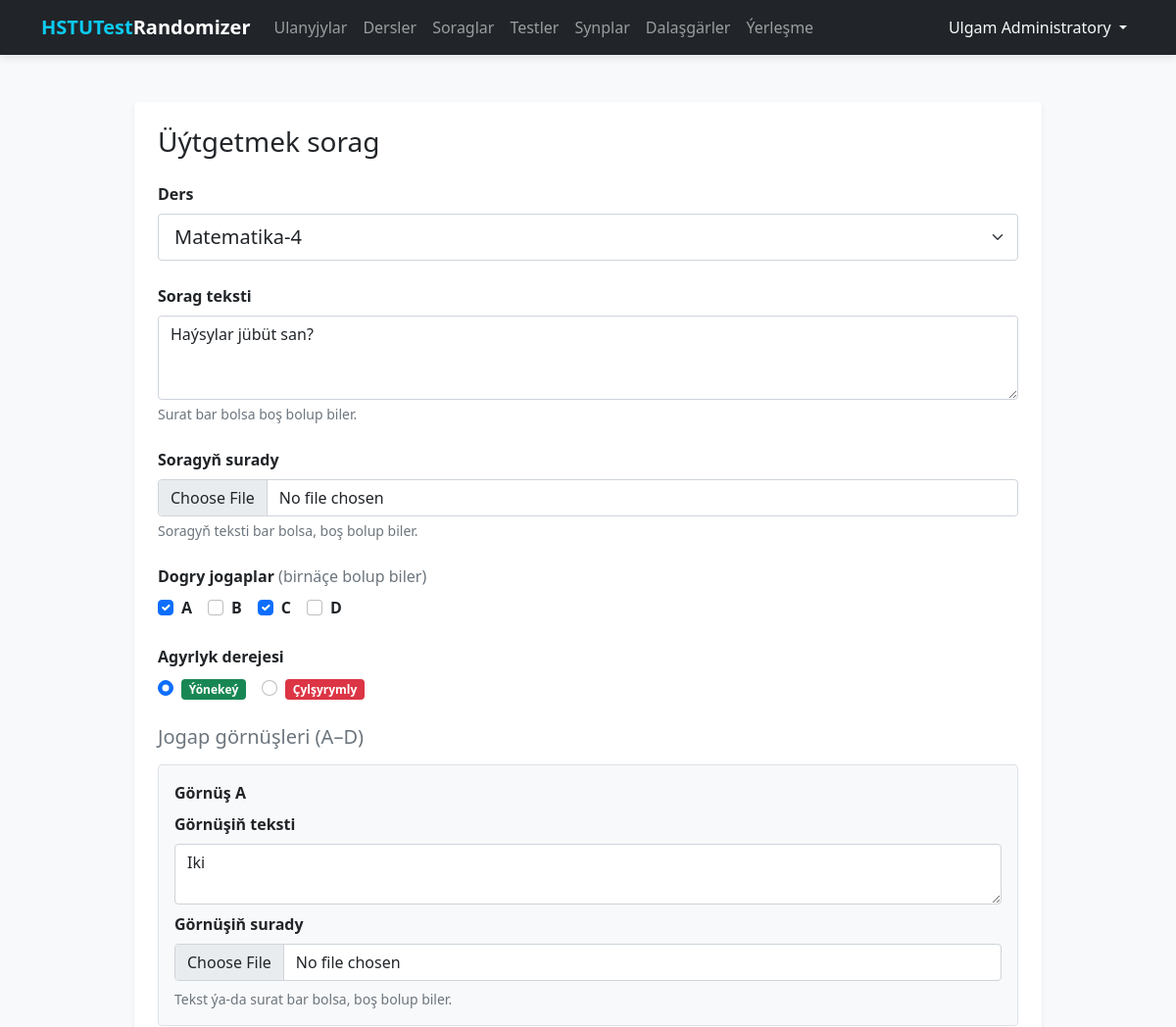
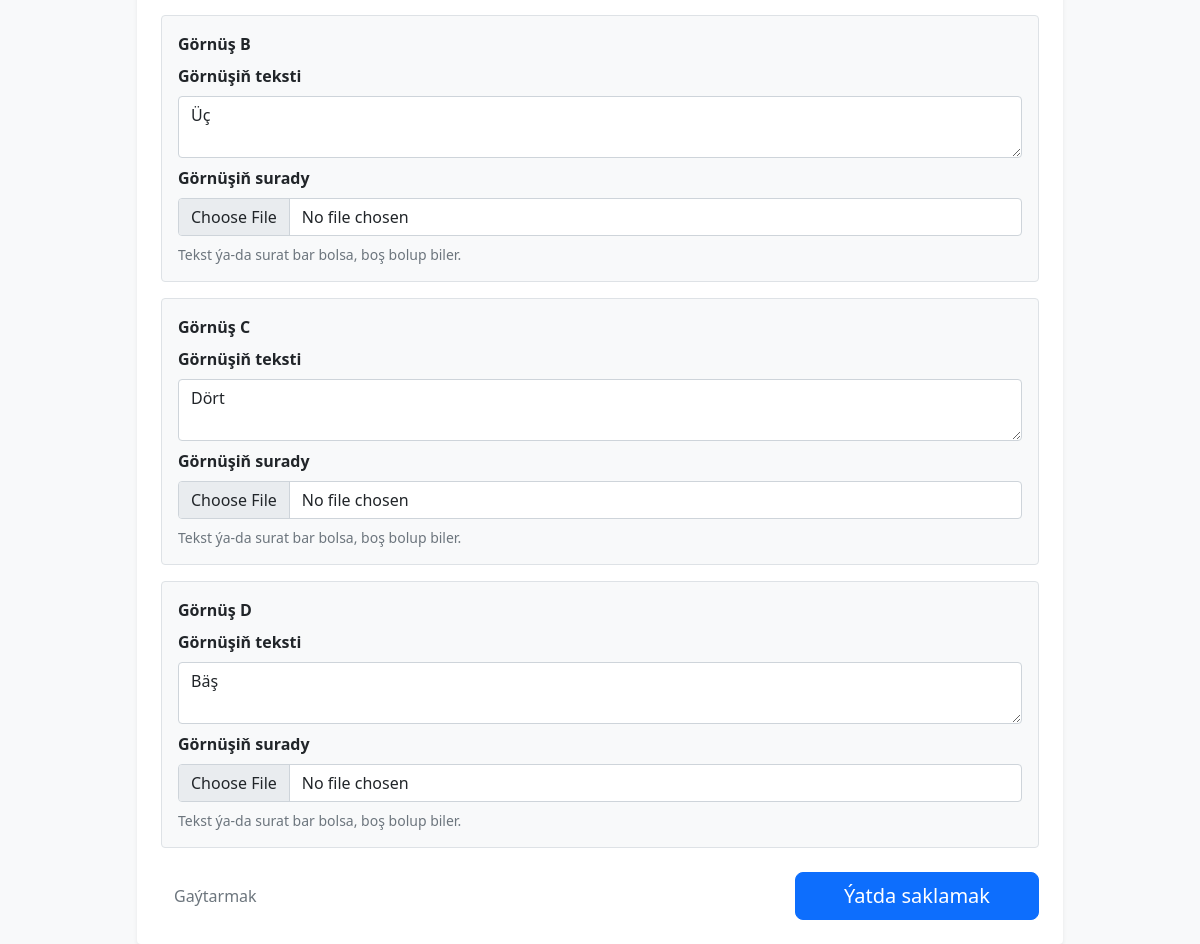
/questions/edit/17 (signed in), run on the app's committed database (2 pictures, top to bottom).
### tables this page shows
CREATE TABLE users (
    id INTEGER PRIMARY KEY AUTOINCREMENT,
    full_name TEXT NOT NULL,
    username TEXT UNIQUE NOT NULL,
    password TEXT NOT NULL
);

CREATE TABLE questions (
    id INTEGER PRIMARY KEY AUTOINCREMENT,
    subject_id INTEGER NOT NULL,
    question_text TEXT,
    question_image TEXT,
    correct_option TEXT NOT NULL,
    difficulty TEXT NOT NULL DEFAULT 'easy' CHECK (difficulty IN ('easy', 'hard')),
    is_active INTEGER DEFAULT 1,
    FOREIGN KEY (subject_id) REFERENCES subjects(id)
);

CREATE TABLE subjects (
    id INTEGER PRIMARY KEY AUTOINCREMENT,
    name TEXT NOT NULL UNIQUE,
    answer_count INTEGER NOT NULL DEFAULT 4,
    is_active INTEGER DEFAULT 1
);

CREATE TABLE question_options (
    question_id INTEGER NOT NULL,
    option_key TEXT NOT NULL CHECK (option_key IN ('a', 'b', 'c', 'd', 'e')),
    option_text TEXT,
    option_image TEXT,
    PRIMARY KEY (question_id, option_key),
    FOREIGN KEY (question_id) REFERENCES questions(id) ON DELETE CASCADE
);

### routes/questions.py (the view, shortened to what this page needs)
@questions_bp.route('/edit/<int:id>', methods=['GET', 'POST'])
@login_required
def edit(id: int):
    db = get_db_connection()
    question, options = _load_question(db, id)
    if not question:
        db.close()
        flash('Sorag tapylmady', 'danger')
        return redirect(url_for('questions.index'))
    subjects = _load_subjects_for_dropdown(db, current_subject_id=question['subject_id'])
    db.close()
    correct_options_list = question['correct_option'].split(',')
    return _render_form(
        question,
        options,
        subjects,
        {'question_text': '', 'correct_options_list': correct_options_list, 'difficulty': question['difficulty']},
        question['subject_id'],
    )

### database.py (called while the page is built)
def get_db_connection():
    conn = sqlite3.connect(DATABASE)
    conn.row_factory = sqlite3.Row
    return conn

### routes/questions.py (called while the page is built)
def _load_question(db, question_id: int):
    question = db.execute('SELECT * FROM questions WHERE id = ?', (question_id,)).fetchone()
    if not question:
        return None, None
    options_rows = db.execute(
        'SELECT option_key, option_text, option_image FROM question_options WHERE question_id = ?',
        (question_id,),
    ).fetchall()
    options = {row['option_key']: dict(row) for row in options_rows}
    for k in OPTION_KEYS:
        options.setdefault(k, {'option_key': k, 'option_text': None, 'option_image': None})
    return question, options

def _load_subjects_for_dropdown(db, current_subject_id=None):
    active_subjects = db.execute(
        'SELECT id, name, is_active, answer_count FROM subjects WHERE is_active = 1 ORDER BY name ASC'
    ).fetchall()
    if current_subject_id is not None:
        current = db.execute(
            'SELECT id, name, is_active, answer_count FROM subjects WHERE id = ?',
            (current_subject_id,),
        ).fetchone()
        if current and not any(s['id'] == current['id'] for s in active_subjects):
            active_subjects = list(active_subjects) + [current]
            active_subjects.sort(key=lambda s: s['name'])
    if not active_subjects:
        active_subjects = db.execute(
            'SELECT id, name, is_active, answer_count FROM subjects ORDER BY name ASC'
        ).fetchall()
    return active_subjects

def _subject_answer_counts(subjects) -> dict:
    return {str(s['id']): s['answer_count'] for s in subjects}

def _render_form(question, options, subjects, draft, current_subject_id):
    return render_template(
        'questions/form.html',
        question=question,
        options=options,
        subjects=subjects,
        draft=draft,
        current_subject_id=current_subject_id,
        option_keys=OPTION_KEYS,
        difficulty_choices=DIFFICULTY_CHOICES,
        difficulty_labels=DIFFICULTY_LABELS,
        subject_answer_counts=_subject_answer_counts(subjects),
    )

### templates/questions/form.html (shortened to what this page needs)
{% extends 'base.html' %}
{% block content %}
<div class="row justify-content-center">
    <div class="col-md-10">
        <div class="main-card shadow-sm p-4 bg-white rounded">
            <h3 class="mb-4">{{ 'Üýtgetmek' if question else 'Täze' }} sorag</h3>
            <form method="POST" enctype="multipart/form-data" id="question_form">
                <div class="mb-4">
                    <label class="form-label fw-bold">Ders</label>
                    <select name="subject_id" id="subject_select" class="form-select form-select-lg" required>
                        {% for s in subjects %}
                        <option value="{{ s.id }}"
                            {% if question and s.id == question.subject_id %}selected{% endif %}
                            {% if not s.is_active and not (question and s.id == question.subject_id) %}disabled{% endif %}>
                            {{ s.name }}{% if s.is_active is defined and not s.is_active %} (bloklanan){% endif %}
                        </option>
                        {% endfor %}
                    </select>
                </div>
                <div class="mb-4">
                    <label class="form-label fw-bold">Sorag teksti</label>
                    <textarea name="question_text" id="question_text_field" class="form-control" rows="3"
                        >{{ question.question_text if question else draft.get('question_text', '') }}</textarea>
                    <div class="form-text mt-1">Surat bar bolsa boş bolup biler.</div>
                </div>
                <div class="mb-4">
                    <label class="form-label fw-bold">Soragyň surady</label>
                    <input type="file" name="question_image" class="form-control" accept="image/*">
                    <div class="form-text">Soragyň teksti bar bolsa, boş bolup biler.</div>
                </div>
                <div class="mb-4">
                    <label class="form-label fw-bold">Dogry jogaplar <span class="text-muted fw-normal">(birnäçe bolup biler)</span></label>
                    {% set correct_list = draft.get('correct_options_list', []) %}
                    <div class="d-flex gap-3 flex-wrap" id="correct_options_wrap">
                        {% for k in option_keys %}
                        <div class="form-check" id="correct_item_{{ k }}">
                            <input class="form-check-input" type="checkbox" name="correct_options" value="{{ k }}"
                                id="correct_{{ k }}" {% if k in correct_list %}checked{% endif %}>
                            <label class="form-check-label fw-bold" for="correct_{{ k }}">{{ k|upper }}</label>
                        </div>
                        {% endfor %}
                    </div>
                </div>
                <div class="mb-4">
                    <label class="form-label fw-bold">Agyrlyk derejesi</label>
                    {% set current_difficulty = question.difficulty if question else draft.get('difficulty', 'easy') %}
                    <div class="d-flex gap-3 flex-wrap">
                        {% for d in difficulty_choices %}
                        <div class="form-check">
                            <input class="form-check-input" type="radio" name="difficulty" value="{{ d }}"
                                id="difficulty_{{ d }}" {% if current_difficulty == d %}checked{% endif %} required>
                            <label class="form-check-label" for="difficulty_{{ d }}">
                                {% if d == 'easy' %}
                                <span class="badge bg-success">{{ difficulty_labels[d] }}</span>
                                {% else %}
                                <span class="badge bg-danger">{{ difficulty_labels[d] }}</span>
                                {% endif %}
                            </label>
                        </div>
                        {% endfor %}
                    </div>
                </div>
                <div class="mb-4">
                    <h5 class="mb-3 text-secondary" id="options_heading">Jogap görnüşleri</h5>
                    {% for k in option_keys %}
                    <div class="border rounded p-3 mb-3 bg-light" id="option_block_{{ k }}">
                        <div class="fw-bold mb-2">Görnüş {{ k|upper }}</div>
                        <label class="form-label fw-bold">Görnüşiň teksti</label>
                        <textarea name="option_{{ k }}_text" id="option_{{ k }}_field" class="form-control" rows="2"
                            >{{ options[k].option_text if options[k].option_text is not none else '' }}</textarea>
                        <label class="form-label fw-bold mt-2">Görnüşiň surady</label>
                        <input type="file" name="option_{{ k }}_image" class="form-control" accept="image/*">
                        <div class="form-text mt-2">Tekst ýa-da surat bar bolsa, boş bolup biler.</div>
                    </div>
                    {% endfor %}
                </div>
                <div class="d-flex justify-content-between align-items-center mt-4">
                    <a href="{{ url_for('questions.index') }}" class="btn btn-link text-secondary text-decoration-none">Gaýtarmak</a>
                    <button type="submit" class="btn btn-primary btn-lg px-5">Ýatda saklamak</button>
                </div>
            </form>
        </div>
    </div>
</div>
{% endblock %}

### templates/base.html (shortened to what this page needs)
<!DOCTYPE html>
<html lang="ru">
<head>
    <link rel="stylesheet" href="{{ url_for('static', filename='css/bootstrap.min.css') }}">
</head>
<body>
    <nav class="navbar navbar-expand-lg navbar-dark bg-dark">
        <div class="container">
            <a class="navbar-brand fw-bold" href="/">
                <span class="text-info">HSTUTest</span>Randomizer
            </a>
            <div class="collapse navbar-collapse" id="navbarNav">
                <ul class="navbar-nav me-auto">
                    {% if current_user.is_authenticated %}
                    <li class="nav-item">
                        <a class="nav-link {{ 'active' if request.endpoint == 'users.index' }}"
                            href="{{ url_for('users.index') }}">Ulanyjylar</a>
                    </li>
                    <li class="nav-item">
                        <a class="nav-link" href="{{ url_for('subjects.index') }}">Dersler</a>
                    </li>
                    <li class="nav-item">
                        <a class="nav-link" href="{{ url_for('questions.index') }}">Soraglar</a>
                    </li>
                    <li class="nav-item">
                        <a class="nav-link {{ 'active' if request.endpoint and request.endpoint.startswith('tests.') }}"
                            href="{{ url_for('tests.index') }}">Testler</a>
                    </li>
                    <li class="nav-item">
                        <a class="nav-link {{ 'active' if request.endpoint and request.endpoint.startswith('classrooms.') }}"
                            href="{{ url_for('classrooms.index') }}">Synplar</a>
                    </li>
                    <li class="nav-item">
                        <a class="nav-link {{ 'active' if request.endpoint and request.endpoint.startswith('students.') }}"
                            href="{{ url_for('students.index') }}">Dalaşgärler</a>
                    </li>
                    <li class="nav-item">
                        <a class="nav-link {{ 'active' if request.endpoint and request.endpoint.startswith('exam.') }}"
                            href="{{ url_for('exam.index') }}">Ýerleşme</a>
                    </li>
                    {% endif %}
                </ul>
                <ul class="navbar-nav">
                    {% if current_user.is_authenticated %}
                    <li class="nav-item dropdown">
                        <a class="nav-link dropdown-toggle text-light" href="#" id="userDropdown" role="button"
                            data-bs-toggle="dropdown">
                            {{ current_user.full_name }}
                        </a>
                    </li>
                    {% else %}
                    <li class="nav-item">
                        <a class="nav-link" href="{{ url_for('auth.login') }}">Ulgama girmek</a>
                    </li>
                    {% endif %}
                </ul>
            </div>
        </div>
    </nav>
    <div class="container">
        {% block content %}{% endblock %}
    </div>
</body>
</html>

### templates/base.html (style rules this page uses)
:root { --bg-color: #f8f9fa; }
body { background-color: var(--bg-color); font-family: 'Segoe UI', Tahoma, Geneva, Verdana, sans-serif; }
.navbar { box-shadow: 0 2px 10px rgba(0, 0, 0, 0.1); }
.main-card { background: #ffffff; border: none; border-radius: 12px; box-shadow: 0 0.5rem 1rem rgba(0, 0, 0, 0.05); padding: 2rem; margin-top: 2rem; }
.btn-primary { border-radius: 8px; }

### data on the page
users: full_name "Ulgam Administratory"
questions: subject_id "Matematika-4", question_text "Haýsylar jübüt san?", difficulty "☑ Ýönekeý" "☐ Çylşyrymly"
question_options: option_text "Iki"
question_options: option_text "Üç"
question_options: option_text "Dört"
question_options: option_text "Bäş"

### other printed values
{{ 'Üýtgetmek' if question else 'Täze' }} "Üýtgetmek"
{{ k|upper }} "A" "B" "C" "D"
{{ difficulty_labels[d] }} "Ýönekeý"
{{ difficulty_labels[d] }} "Çylşyrymly"
